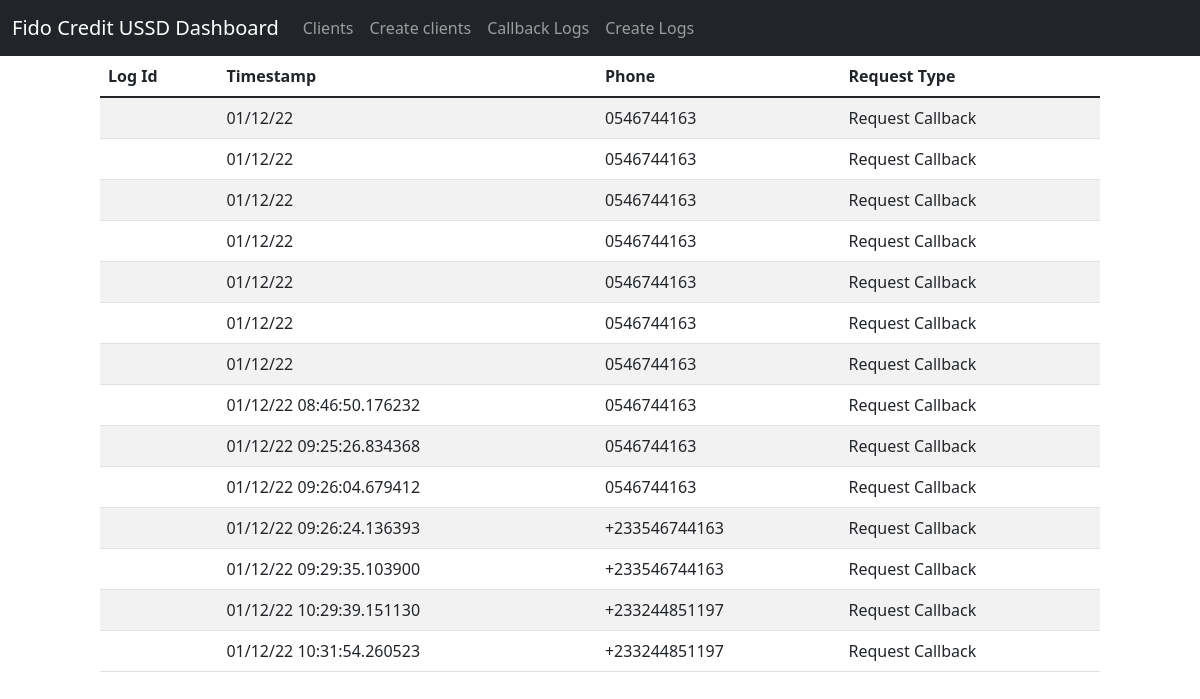
Page /logs on the committed database.
### app.py (models this page shows)
class Logs(db.Model):
    id = db.Column('log_id', db.Integer, primary_key=True)
    timestamp = db.Column(db.String(50))
    phone = db.Column(db.String(15))  # user input or from ussd_session
    request_type = db.Column(db.String(15))

### app.py (the view)
@ app.route('/logs')
def show_logs():
    return render_template('show_logs.html', logs=Logs.query.all())

### templates/show_logs.html (shortened to what this page needs)
<!DOCTYPE html>
<html lang="en">
<head>
    <link href="https://cdn.jsdelivr.net/npm/bootstrap@5.1.3/dist/css/bootstrap.min.css" rel="stylesheet"
>
</head>
<body>
    <nav class="navbar navbar-expand-lg navbar-dark bg-dark">
        <div class="container-fluid">
            <a class="navbar-brand" href="/">Fido Credit USSD Dashboard</a>
            <div class="collapse navbar-collapse" id="navbarNavAltMarkup">
                <div class="navbar-nav">
                    <a class="nav-link" href="{{ url_for('show_all') }}">Clients</a>
                    <a class="nav-link" href="{{ url_for('new') }}">Create clients</a>
                    <a class="nav-link" href="{{ url_for('show_logs') }}">Callback Logs</a>
                    <a class="nav-link" href="{{ url_for('new_log') }}">Create Logs</a>
                </div>
            </div>
        </div>
    </nav>
    <div class="col-12 offset-md-1 col-md-10">
        <table class="table table-striped">
            <thead>
                <tr>
                    <th>Log Id</th>
                    <th>Timestamp</th>
                    <th>Phone</th>
                    <th>Request Type</th>
                </tr>
            </thead>
            <tbody>
                {% for log in logs %}
                <tr>
                    <td>{{ log.log_id }}</td>
                    <td>{{ log.timestamp }}</td>
                    <td>{{ log.phone }}</td>
                    <td>{{ log.request_type }}</td>
                </tr>
                {% endfor %}
            </tbody>
        </table>
    </div>
</body>
</html>

### rows in the picture
Logs: timestamp "01/12/22", phone "0546744163", request_type "Request Callback"
Logs: timestamp "01/12/22", phone "0546744163", request_type "Request Callback"
Logs: timestamp "01/12/22", phone "0546744163", request_type "Request Callback"
Logs: timestamp "01/12/22", phone "0546744163", request_type "Request Callback"
Logs: timestamp "01/12/22", phone "0546744163", request_type "Request Callback"
Logs: timestamp "01/12/22", phone "0546744163", request_type "Request Callback"
Logs: timestamp "01/12/22", phone "0546744163", request_type "Request Callback"
Logs: timestamp "01/12/22 08:46:50.176232", phone "0546744163", request_type "Request Callback"
Logs: timestamp "01/12/22 09:25:26.834368", phone "0546744163", request_type "Request Callback"
Logs: timestamp "01/12/22 09:26:04.679412", phone "0546744163", request_type "Request Callback"
Logs: timestamp "01/12/22 09:26:24.136393", phone "+233546744163", request_type "Request Callback"
Logs: timestamp "01/12/22 09:29:35.103900", phone "+233546744163", request_type "Request Callback"
Logs: timestamp "01/12/22 10:29:39.151130", phone "+233244851197", request_type "Request Callback"
Logs: timestamp "01/12/22 10:31:54.260523", phone "+233244851197", request_type "Request Callback"
